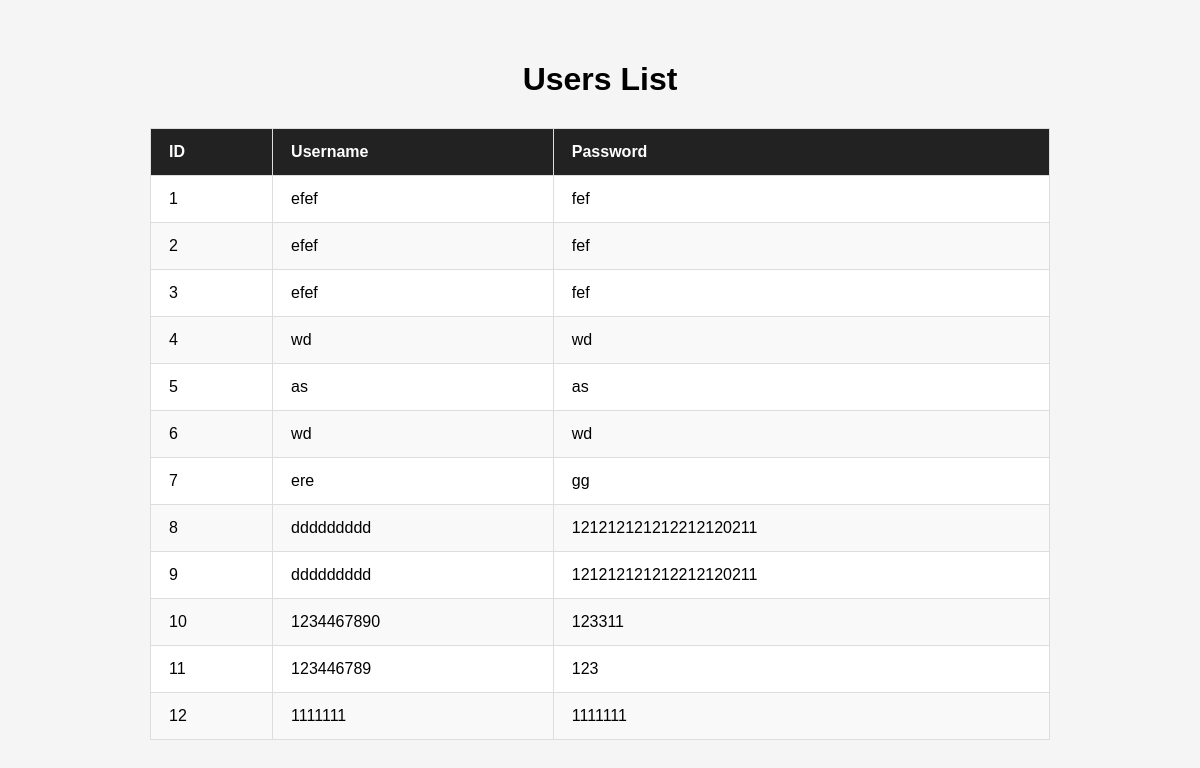
/Superuser/, run on an earlier commit of the app's database.
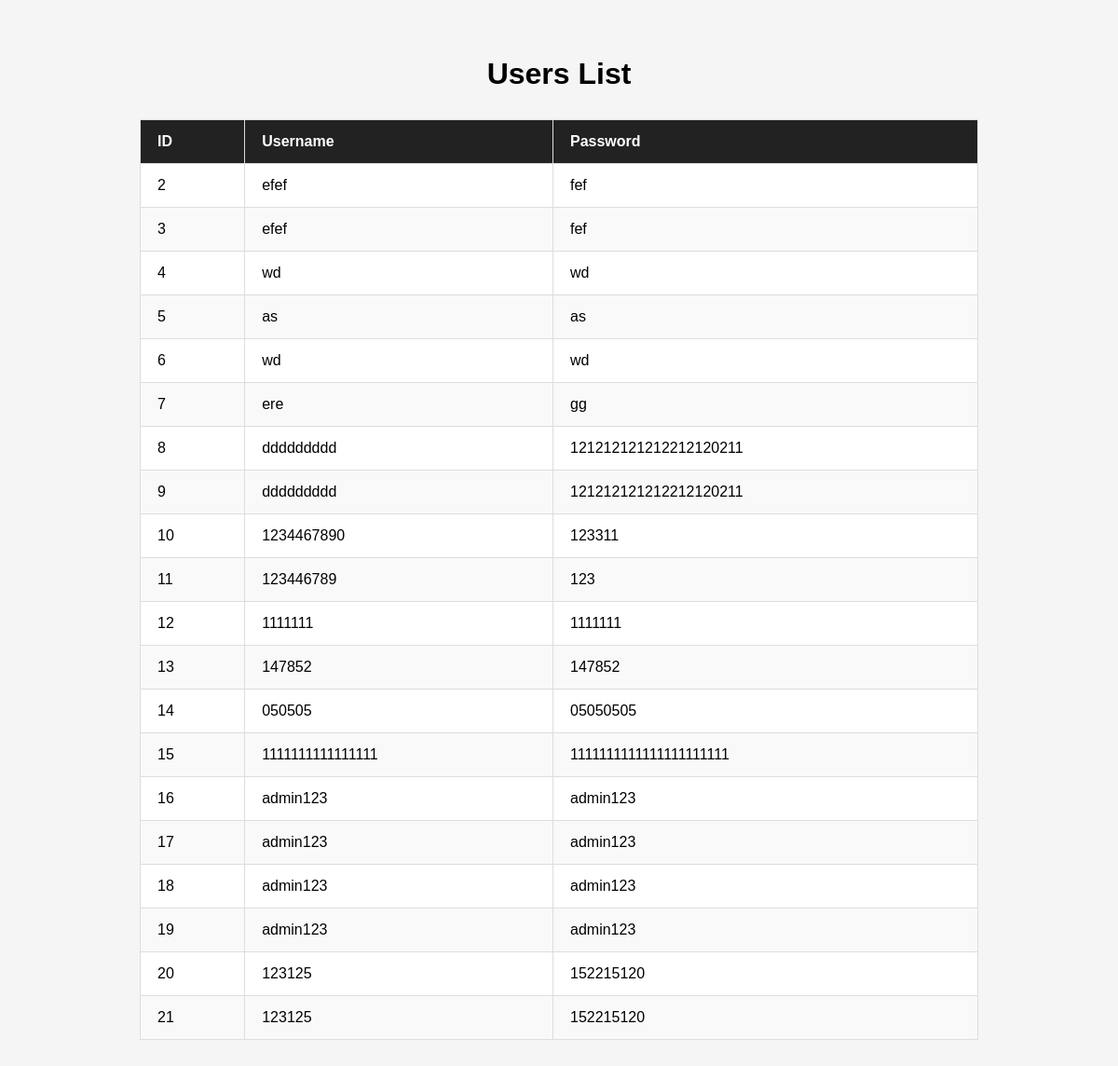
And on a later commit of the database.
### Login/models.py (models this page shows, shortened)
class User(models.Model):
    username = models.CharField(max_length=1000)
    password = models.CharField(max_length=1000)

### Login/views.py (the view)
# urls.py: path('Superuser/', views.superuser_view, name='superuser_view'),
def superuser_view(request):
    users = User.objects.all()
    return render(
        request,
        'html/admin.html',
        {
            'users': users
        }
    )

### Login/templates/html/admin.html (shortened to what this page needs)
<!DOCTYPE html>
<html lang="en">
<head>
</head>
<body>
    <h1>Users List</h1>
    <div class="table-container">
        <table>
            <thead>
                <tr>
                    <th>ID</th>
                    <th>Username</th>
                    <th>Password</th>
                </tr>
            </thead>
            <tbody>
                {% for user in users %}
                <tr>
                    <td>{{ user.id }}</td>
                    <td>{{ user.username }}</td>
                    <td>{{ user.password }}</td>
                </tr>
                {% empty %}
                <tr>
                    <td colspan="2" class="empty">
                        No users found.
                    </td>
                </tr>
                {% endfor %}
            </tbody>
        </table>
    </div>
</body>
</html>

### Login/templates/html/admin.html (style rules this page uses)
body { font-family: Arial, sans-serif; background: #f5f5f5; margin: 0; padding: 40px; }
h1 { text-align: center; margin-bottom: 30px; }
.table-container { width: 100%; max-width: 900px; margin: auto; overflow-x: auto; }
table { width: 100%; border-collapse: collapse; background: white; box-shadow: 0 4px 15px rgba(0, 0, 0, 0.1); }
th, td { padding: 14px 18px; border: 1px solid #ddd; text-align: left; }
th { background: #222; color: white; }
tr:nth-child(even) { background: #f9f9f9; }

What changed in the data, as far as the page shows it:
removed User: id "1", username "efef", password "fef"
added User: id "13", username "147852", password "147852"
added User: id "14", username "050505", password "05050505"
added User: id "15", username "1111111111111111", password "1111111111111111111111"
added User: id "16", username "admin123", password "admin123"
added User: id "17", username "admin123", password "admin123"
added User: id "18", username "admin123", password "admin123"
added User: id "19", username "admin123", password "admin123"
added User: id "20", username "123125", password "152215120"
added User: id "21", username "123125", password "152215120"
